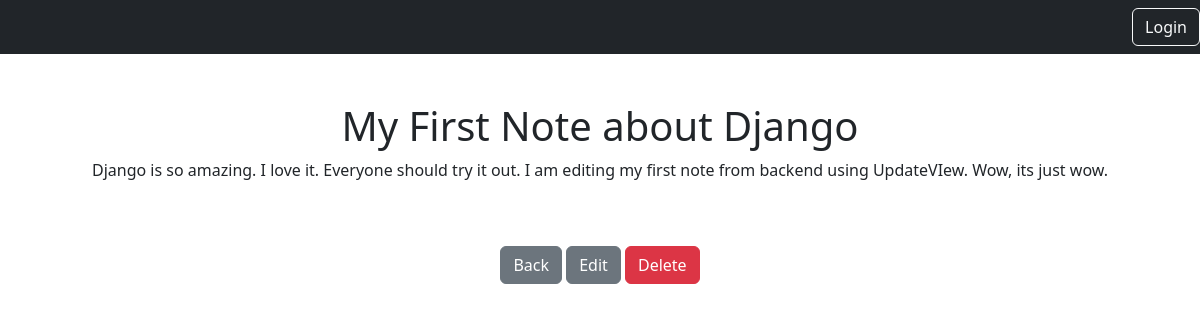
The page /notes/1/ on the database its author committed.
### notes/models.py (models this page shows)
class Notes(models.Model):
    title = models.CharField(max_length=200)
    content = models.TextField()
    created_at = models.DateTimeField(auto_now_add=True)
    user = models.ForeignKey(User, on_delete=models.CASCADE, related_name='notes')

### notes/views.py (the view)
# urls.py: path('<int:pk>/', views.NotesDetailView.as_view(), name="notes.detail"),
class NotesDetailView(DetailView):
    model = Notes
    context_object_name = 'note'

### notes/templates/notes/notes_detail.html
{% extends 'base.html' %}
{% block content %}
<h1>{{ note.title }}</h1>
<p>{{ note.content }}</p>
<a href="{% url 'notes.list' %}" class="btn btn-secondary my-5">Back</a>
<a href="{% url 'notes.edit' note.id %}" class="btn btn-secondary">Edit</a>
<a href="{% url 'notes.delete' note.id %}" class="btn btn-danger">Delete</a>
{% endblock %}

### rows shown on the page
Notes: title "My First Note about Django", content "Django is so amazing. I love it. Everyone should try it out. I am editing my first note from backend using UpdateVIew. Wow, its just wow."
